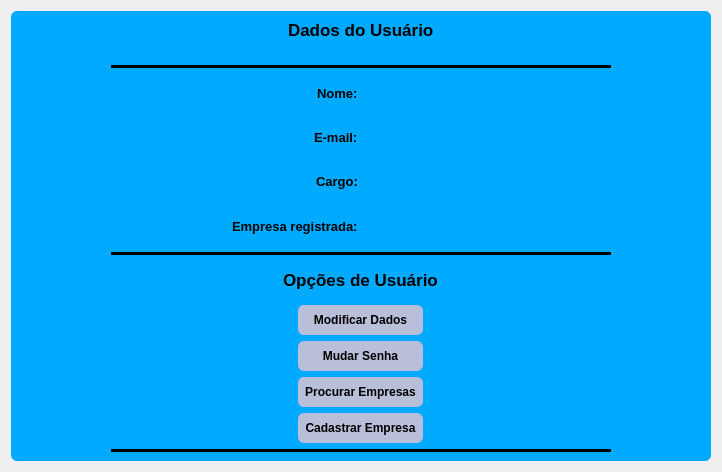
           <widget class="QWidget" name="page_4">
            <layout class="QGridLayout" name="gridLayout_39">
             <item row="0" column="0">
              <widget class="QFrame" name="frame_7">
               <property name="minimumSize">
                <size>
                 <width>700</width>
                 <height>450</height>
                </size>
               </property>
               <property name="maximumSize">
                <size>
                 <width>700</width>
                 <height>450</height>
                </size>
               </property>
               <property name="styleSheet">
                <string notr="true">background-color:  rgb(0, 170, 255);
border-radius: 6px;</string>
               </property>
               <property name="frameShape">
                <enum>QFrame::StyledPanel</enum>
               </property>
               <property name="frameShadow">
                <enum>QFrame::Raised</enum>
               </property>
               <layout class="QGridLayout" name="gridLayout_101">
                <item row="11" column="0">
                 <layout class="QGridLayout" name="gridLayout_102">
                  <item row="0" column="0">
                   <widget class="QPushButton" name="button_dadosempresa">
                    <property name="minimumSize">
                     <size>
                      <width>125</width>
                      <height>30</height>
                     </size>
                    </property>
                    <property name="maximumSize">
                     <size>
                      <width>125</width>
                      <height>30</height>
                     </size>
                    </property>
                    <property name="styleSheet">
                     <string notr="true">QPushButton{
	background-color: rgb(185, 190, 217);
	color: black;
	font-weight: 700;
	border-radius: 6px;
}
QPushButton:hover{
	background-color: white;
}</string>
                    </property>
                    <property name="text">
                     <string>Procurar Empresas</string>
                    </property>
                   </widget>
                  </item>
                 </layout>
                </item>
                <item row="2" column="0">
                 <layout class="QGridLayout" name="gridLayout_111">
                  <item row="0" column="0" alignment="Qt::AlignRight">
                   <widget class="QLabel" name="label_54">
                    <property name="styleSheet">
                     <string notr="true">font-size: 13px;
font-weight: bold;</string>
                    </property>
                    <property name="text">
                     <string>Nome:</string>
                    </property>
                   </widget>
                  </item>
                  <item row="0" column="1">
                   <layout class="QGridLayout" name="gridLayout_112">
                    <item row="0" column="0" alignment="Qt::AlignLeft|Qt::AlignVCenter">
                     <widget class="QLabel" name="label_dadosnome">
                      <property name="text">
                       <string/>
                      </property>
                     </widget>
                    </item>
                   </layout>
                  </item>
                 </layout>
                </item>
                <item row="3" column="0">
                 <layout class="QGridLayout" name="gridLayout_110">
                  <item row="0" column="0" alignment="Qt::AlignRight|Qt::AlignVCenter">
                   <widget class="QLabel" name="label_55">
                    <property name="styleSheet">
                     <string notr="true">font-size: 13px;
font-weight: bold;</string>
                    </property>
                    <property name="text">
                     <string>E-mail:</string>
                    </property>
                   </widget>
                  </item>
                  <item row="0" column="1">
                   <layout class="QGridLayout" name="gridLayout_113">
                    <item row="0" column="0" alignment="Qt::AlignLeft|Qt::AlignVCenter">
                     <widget class="QLabel" name="label_dadosemail">
                      <property name="text">
                       <string/>
                      </property>
                     </widget>
                    </item>
                   </layout>
                  </item>
                 </layout>
                </item>
                <item row="13" column="0">
                 <widget class="Line" name="line_20">
                  <property name="styleSheet">
                   <string notr="true">background-color: black;</string>
                  </property>
                  <property name="orientation">
                   <enum>Qt::Horizontal</enum>
                  </property>
                 </widget>
                </item>
                <item row="8" column="0">
                 <layout class="QGridLayout" name="gridLayout_104">
                  <item row="0" column="0">
                   <widget class="QPushButton" name="button_dadosmod">
                    <property name="minimumSize">
                     <size>
                      <width>125</width>
                      <height>30</height>
                     </size>
                    </property>
                    <property name="maximumSize">
                     <size>
                      <width>125</width>
                      <height>30</height>
                     </size>
                    </property>
                    <property name="styleSheet">
                     <string notr="true">QPushButton{
	background-color: rgb(185, 190, 217);
	color: black;
	font-weight: 700;
	border-radius: 6px;
}
QPushButton:hover{
	background-color: white;
}</string>
                    </property>
                    <property name="text">
                     <string>Modificar Dados</string>
                    </property>
                   </widget>
                  </item>
                 </layout>
                </item>
                <item row="6" column="0">
                 <widget class="Line" name="line_19">
                  <property name="minimumSize">
                   <size>
                    <width>500</width>
                    <height>0</height>
                   </size>
                  </property>
                  <property name="maximumSize">
                   <size>
                    <width>500</width>
                    <height>16777215</height>
                   </size>
                  </property>
                  <property name="styleSheet">
                   <string notr="true">background-color: black;</string>
                  </property>
                  <property name="orientation">
                   <enum>Qt::Horizontal</enum>
                  </property>
                 </widget>
                </item>
                <item row="1" column="0">
                 <widget class="Line" name="line_16">
                  <property name="styleSheet">
                   <string notr="true">background-color: black;</string>
                  </property>
                  <property name="orientation">
                   <enum>Qt::Horizontal</enum>
                  </property>
                 </widget>
                </item>
                <item row="4" column="0">
                 <layout class="QGridLayout" name="gridLayout_109">
                  <item row="0" column="0" alignment="Qt::AlignRight|Qt::AlignVCenter">
                   <widget class="QLabel" name="label_56">
                    <property name="styleSheet">
                     <string notr="true">font-size: 13px;
font-weight: bold;</string>
                    </property>
                    <property name="text">
                     <string>Cargo:</string>
                    </property>
                   </widget>
                  </item>
                  <item row="0" column="1">
                   <layout class="QGridLayout" name="gridLayout_114">
                    <item row="0" column="0" alignment="Qt::AlignLeft|Qt::AlignVCenter">
                     <widget class="QLabel" name="label_dadoscargo">
                      <property name="text">
                       <string/>
                      </property>
                     </widget>
                    </item>
                   </layout>
                  </item>
                 </layout>
                </item>
                <item row="7" column="0">
                 <layout class="QGridLayout" name="gridLayout_105">
                  <item row="0" column="0" alignment="Qt::AlignHCenter|Qt::AlignVCenter">
                   <widget class="QLabel" name="label_58">
                    <property name="styleSheet">
                     <string notr="true">font-weight:bold;
font-size: 17px;</string>
                    </property>
                    <property name="text">
                     <string>Opções de Usuário</string>
                    </property>
                   </widget>
                  </item>
                 </layout>
                </item>
                <item row="0" column="0" alignment="Qt::AlignHCenter|Qt::AlignTop">
                 <widget class="QLabel" name="label_53">
                  <property name="styleSheet">
                   <string notr="true">font-weight:bold;
font-size: 17px;</string>
                  </property>
                  <property name="text">
                   <string>Dados do Usuário</string>
                  </property>
                 </widget>
                </item>
                <item row="9" column="0">
                 <layout class="QGridLayout" name="gridLayout_116">
                  <item row="0" column="0">
                   <widget class="QPushButton" name="button_dadossenha">
                    <property name="minimumSize">
                     <size>
                      <width>125</width>
                      <height>30</height>
                     </size>
                    </property>
                    <property name="maximumSize">
                     <size>
                      <width>125</width>
                      <height>30</height>
                     </size>
                    </property>
                    <property name="styleSheet">
                     <string notr="true">QPushButton{
	background-color: rgb(185, 190, 217);
	color: black;
	font-weight: 700;
	border-radius: 6px;
}
QPushButton:hover{
	background-color: white;
}</string>
                    </property>
                    <property name="text">
                     <string>Mudar Senha</string>
                    </property>
                   </widget>
                  </item>
                 </layout>
                </item>
                <item row="5" column="0">
                 <layout class="QGridLayout" name="gridLayout_108">
                  <item row="0" column="0" alignment="Qt::AlignRight|Qt::AlignVCenter">
                   <widget class="QLabel" name="label_57">
                    <property name="styleSheet">
                     <string notr="true">font-size: 13px;
font-weight: bold;</string>
                    </property>
                    <property name="text">
                     <string>Empresa registrada:</string>
                    </property>
                   </widget>
                  </item>
                  <item row="0" column="1">
                   <layout class="QGridLayout" name="gridLayout_115">
                    <item row="0" column="0" alignment="Qt::AlignLeft|Qt::AlignVCenter">
                     <widget class="QLabel" name="label_dadosempresa">
                      <property name="text">
                       <string/>
                      </property>
                     </widget>
                    </item>
                   </layout>
                  </item>
                 </layout>
                </item>
                <item row="12" column="0">
                 <layout class="QGridLayout" name="gridLayout_117">
                  <item row="0" column="0">
                   <widget class="QPushButton" name="button_dadoscadastrar">
                    <property name="minimumSize">
                     <size>
                      <width>125</width>
                      <height>30</height>
                     </size>
                    </property>
                    <property name="maximumSize">
                     <size>
                      <width>125</width>
                      <height>30</height>
                     </size>
                    </property>
                    <property name="styleSheet">
                     <string notr="true">QPushButton{
	background-color: rgb(185, 190, 217);
	color: black;
	font-weight: 700;
	border-radius: 6px;
}
QPushButton:hover{
	background-color: white;
}</string>
                    </property>
                    <property name="text">
                     <string>Cadastrar Empresa</string>
                    </property>
                   </widget>
                  </item>
                 </layout>
                </item>
               </layout>
              </widget>
             </item>
            </layout>
           </widget>
